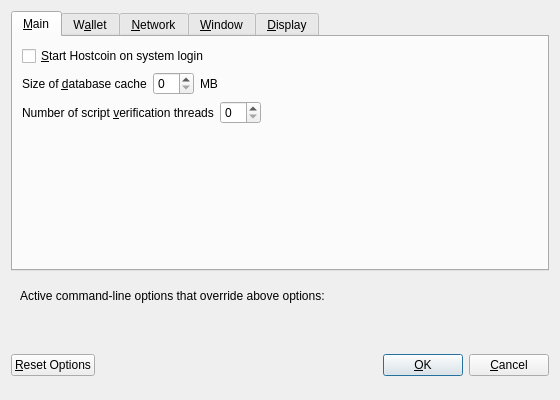
<?xml version="1.0" encoding="UTF-8"?>
<ui version="4.0">
 <class>OptionsDialog</class>
 <widget class="QDialog" name="OptionsDialog">
  <property name="geometry">
   <rect>
    <x>0</x>
    <y>0</y>
    <width>560</width>
    <height>400</height>
   </rect>
  </property>
  <property name="windowTitle">
   <string>Options</string>
  </property>
  <property name="modal">
   <bool>true</bool>
  </property>
  <layout class="QVBoxLayout" name="verticalLayout">
   <item>
    <widget class="QTabWidget" name="tabWidget">
     <property name="currentIndex">
      <number>0</number>
     </property>
     <widget class="QWidget" name="tabMain">
      <attribute name="title">
       <string>&amp;Main</string>
      </attribute>
      <layout class="QVBoxLayout" name="verticalLayout_Main">
       <item>
        <widget class="QCheckBox" name="bitcoinAtStartup">
         <property name="toolTip">
          <string>Automatically start Hostcoin after logging in to the system.</string>
         </property>
         <property name="text">
          <string>&amp;Start Hostcoin on system login</string>
         </property>
        </widget>
       </item>
       <item>
        <layout class="QHBoxLayout" name="horizontalLayout_2_Main">
         <item>
          <widget class="QLabel" name="databaseCacheLabel">
           <property name="text">
            <string>Size of &amp;database cache</string>
           </property>
           <property name="textFormat">
            <enum>Qt::PlainText</enum>
           </property>
           <property name="buddy">
            <cstring>databaseCache</cstring>
           </property>
          </widget>
         </item>
         <item>
          <widget class="QSpinBox" name="databaseCache"/>
         </item>
         <item>
          <widget class="QLabel" name="databaseCacheUnitLabel">
           <property name="text">
            <string>MB</string>
           </property>
           <property name="textFormat">
            <enum>Qt::PlainText</enum>
           </property>
          </widget>
         </item>
         <item>
          <spacer name="horizontalSpacer_2_Main">
           <property name="orientation">
            <enum>Qt::Horizontal</enum>
           </property>
           <property name="sizeHint" stdset="0">
            <size>
             <width>40</width>
             <height>20</height>
            </size>
           </property>
          </spacer>
         </item>
        </layout>
       </item>
       <item>
        <layout class="QHBoxLayout" name="horizontalLayout_3_Main">
         <item>
          <widget class="QLabel" name="threadsScriptVerifLabel">
           <property name="text">
            <string>Number of script &amp;verification threads</string>
           </property>
           <property name="textFormat">
            <enum>Qt::PlainText</enum>
           </property>
           <property name="buddy">
            <cstring>threadsScriptVerif</cstring>
           </property>
          </widget>
         </item>
         <item>
          <widget class="QSpinBox" name="threadsScriptVerif">
           <property name="toolTip">
            <string>(0 = auto, &lt;0 = leave that many cores free)</string>
           </property>
          </widget>
         </item>
         <item>
          <spacer name="horizontalSpacer_3_Main">
           <property name="orientation">
            <enum>Qt::Horizontal</enum>
           </property>
           <property name="sizeHint" stdset="0">
            <size>
             <width>40</width>
             <height>20</height>
            </size>
           </property>
          </spacer>
         </item>
        </layout>
       </item>
       <item>
        <spacer name="verticalSpacer_Main">
         <property name="orientation">
          <enum>Qt::Vertical</enum>
         </property>
         <property name="sizeHint" stdset="0">
          <size>
           <width>20</width>
           <height>40</height>
          </size>
         </property>
        </spacer>
       </item>
      </layout>
     </widget>
     <widget class="QWidget" name="tabWallet">
      <attribute name="title">
       <string>W&amp;allet</string>
      </attribute>
      <layout class="QVBoxLayout" name="verticalLayout_Wallet">
       <item>
        <widget class="QLabel" name="transactionFeeInfoLabel">
         <property name="text">
          <string>Optional transaction fee per kB that helps make sure your transactions are processed quickly. Most transactions are 1 kB.</string>
         </property>
         <property name="textFormat">
          <enum>Qt::PlainText</enum>
         </property>
         <property name="wordWrap">
          <bool>true</bool>
         </property>
        </widget>
       </item>
       <item>
        <layout class="QHBoxLayout" name="horizontalLayout_1_Wallet">
         <item>
          <widget class="QLabel" name="transactionFeeLabel">
           <property name="text">
            <string>Pay transaction &amp;fee</string>
           </property>
           <property name="textFormat">
            <enum>Qt::PlainText</enum>
           </property>
           <property name="buddy">
            <cstring>transactionFee</cstring>
           </property>
          </widget>
         </item>
         <item>
          <widget class="BitcoinAmountField" name="transactionFee"/>
         </item>
         <item>
          <spacer name="horizontalSpacer_1_Wallet">
           <property name="orientation">
            <enum>Qt::Horizontal</enum>
           </property>
           <property name="sizeHint" stdset="0">
            <size>
             <width>40</width>
             <height>20</height>
            </size>
           </property>
          </spacer>
         </item>
        </layout>
       </item>
       <item>
        <spacer name="verticalSpacer_Wallet">
         <property name="orientation">
          <enum>Qt::Vertical</enum>
         </property>
         <property name="sizeHint" stdset="0">
          <size>
           <width>20</width>
           <height>40</height>
          </size>
         </property>
        </spacer>
       </item>
       <item>
        <widget class="QGroupBox" name="groupBox">
         <property name="title">
          <string>Expert</string>
         </property>
         <layout class="QVBoxLayout" name="verticalLayout_2">
          <item>
           <widget class="QCheckBox" name="coinControlFeatures">
            <property name="toolTip">
             <string>Whether to show coin control features or not.</string>
            </property>
            <property name="text">
             <string>Enable coin &amp;control features</string>
            </property>
           </widget>
          </item>
          <item>
           <widget class="QCheckBox" name="spendZeroConfChange">
            <property name="toolTip">
             <string>If you disable the spending of unconfirmed change, the change from a transaction cannot be used until that transaction has at least one confirmation. This also affects how your balance is computed.</string>
            </property>
            <property name="text">
             <string>&amp;Spend unconfirmed change</string>
            </property>
           </widget>
          </item>
         </layout>
        </widget>
       </item>
      </layout>
     </widget>
     <widget class="QWidget" name="tabNetwork">
      <attribute name="title">
       <string>&amp;Network</string>
      </attribute>
      <layout class="QVBoxLayout" name="verticalLayout_Network">
       <item>
        <widget class="QCheckBox" name="mapPortUpnp">
         <property name="toolTip">
          <string>Automatically open the Hostcoin client port on the router. This only works when your router supports UPnP and it is enabled.</string>
         </property>
         <property name="text">
          <string>Map port using &amp;UPnP</string>
         </property>
        </widget>
       </item>
       <item>
        <widget class="QCheckBox" name="connectSocks">
         <property name="toolTip">
          <string>Connect to the Hostcoin network through a SOCKS proxy.</string>
         </property>
         <property name="text">
          <string>&amp;Connect through SOCKS proxy (default proxy):</string>
         </property>
        </widget>
       </item>
       <item>
        <layout class="QHBoxLayout" name="horizontalLayout_1_Network">
         <item>
          <widget class="QLabel" name="proxyIpLabel">
           <property name="text">
            <string>Proxy &amp;IP:</string>
           </property>
           <property name="textFormat">
            <enum>Qt::PlainText</enum>
           </property>
           <property name="buddy">
            <cstring>proxyIp</cstring>
           </property>
          </widget>
         </item>
         <item>
          <widget class="QValidatedLineEdit" name="proxyIp">
           <property name="minimumSize">
            <size>
             <width>140</width>
             <height>0</height>
            </size>
           </property>
           <property name="maximumSize">
            <size>
             <width>140</width>
             <height>16777215</height>
            </size>
           </property>
           <property name="toolTip">
            <string>IP address of the proxy (e.g. IPv4: 127.0.0.1 / IPv6: ::1)</string>
           </property>
          </widget>
         </item>
         <item>
          <widget class="QLabel" name="proxyPortLabel">
           <property name="text">
            <string>&amp;Port:</string>
           </property>
           <property name="textFormat">
            <enum>Qt::PlainText</enum>
           </property>
           <property name="buddy">
            <cstring>proxyPort</cstring>
           </property>
          </widget>
         </item>
         <item>
          <widget class="QLineEdit" name="proxyPort">
           <property name="minimumSize">
            <size>
             <width>55</width>
             <height>0</height>
            </size>
           </property>
           <property name="maximumSize">
            <size>
             <width>55</width>
             <height>16777215</height>
            </size>
           </property>
           <property name="toolTip">
            <string>Port of the proxy (e.g. 9050)</string>
           </property>
          </widget>
         </item>
         <item>
          <widget class="QLabel" name="socksVersionLabel">
           <property name="text">
            <string>SOCKS &amp;Version:</string>
           </property>
           <property name="textFormat">
            <enum>Qt::PlainText</enum>
           </property>
           <property name="buddy">
            <cstring>socksVersion</cstring>
           </property>
          </widget>
         </item>
         <item>
          <widget class="QValueComboBox" name="socksVersion">
           <property name="toolTip">
            <string>SOCKS version of the proxy (e.g. 5)</string>
           </property>
          </widget>
         </item>
         <item>
          <spacer name="horizontalSpacer_1_Network">
           <property name="orientation">
            <enum>Qt::Horizontal</enum>
           </property>
           <property name="sizeHint" stdset="0">
            <size>
             <width>40</width>
             <height>20</height>
            </size>
           </property>
          </spacer>
         </item>
        </layout>
       </item>
       <item>
        <spacer name="verticalSpacer_Network">
         <property name="orientation">
          <enum>Qt::Vertical</enum>
         </property>
         <property name="sizeHint" stdset="0">
          <size>
           <width>20</width>
           <height>40</height>
          </size>
         </property>
        </spacer>
       </item>
      </layout>
     </widget>
     <widget class="QWidget" name="tabWindow">
      <attribute name="title">
       <string>&amp;Window</string>
      </attribute>
      <layout class="QVBoxLayout" name="verticalLayout_Window">
       <item>
        <widget class="QCheckBox" name="minimizeToTray">
         <property name="toolTip">
          <string>Show only a tray icon after minimizing the window.</string>
         </property>
         <property name="text">
          <string>&amp;Minimize to the tray instead of the taskbar</string>
         </property>
        </widget>
       </item>
       <item>
        <widget class="QCheckBox" name="minimizeOnClose">
         <property name="toolTip">
          <string>Minimize instead of exit the application when the window is closed. When this option is enabled, the application will be closed only after selecting Quit in the menu.</string>
         </property>
         <property name="text">
          <string>M&amp;inimize on close</string>
         </property>
        </widget>
       </item>
       <item>
        <spacer name="verticalSpacer_Window">
         <property name="orientation">
          <enum>Qt::Vertical</enum>
         </property>
         <property name="sizeHint" stdset="0">
          <size>
           <width>20</width>
           <height>40</height>
          </size>
         </property>
        </spacer>
       </item>
      </layout>
     </widget>
     <widget class="QWidget" name="tabDisplay">
      <attribute name="title">
       <string>&amp;Display</string>
      </attribute>
      <layout class="QVBoxLayout" name="verticalLayout_Display">
       <item>
        <layout class="QHBoxLayout" name="horizontalLayout_1_Display">
         <item>
          <widget class="QLabel" name="langLabel">
           <property name="text">
            <string>User Interface &amp;language:</string>
           </property>
           <property name="textFormat">
            <enum>Qt::PlainText</enum>
           </property>
           <property name="buddy">
            <cstring>lang</cstring>
           </property>
          </widget>
         </item>
         <item>
          <widget class="QValueComboBox" name="lang">
           <property name="toolTip">
            <string>The user interface language can be set here. This setting will take effect after restarting Hostcoin.</string>
           </property>
          </widget>
         </item>
        </layout>
       </item>
       <item>
        <layout class="QHBoxLayout" name="horizontalLayout_2_Display">
         <item>
          <widget class="QLabel" name="unitLabel">
           <property name="text">
            <string>&amp;Unit to show amounts in:</string>
           </property>
           <property name="textFormat">
            <enum>Qt::PlainText</enum>
           </property>
           <property name="buddy">
            <cstring>unit</cstring>
           </property>
          </widget>
         </item>
         <item>
          <widget class="QValueComboBox" name="unit">
           <property name="toolTip">
            <string>Choose the default subdivision unit to show in the interface and when sending coins.</string>
           </property>
          </widget>
         </item>
        </layout>
       </item>
       <item>
        <widget class="QCheckBox" name="displayAddresses">
         <property name="toolTip">
          <string>Whether to show Hostcoin addresses in the transaction list or not.</string>
         </property>
         <property name="text">
          <string>&amp;Display addresses in transaction list</string>
         </property>
        </widget>
       </item>
       <item>
        <layout class="QHBoxLayout" name="horizontalLayout_3_Display">
         <item>
          <widget class="QLabel" name="thirdPartyTxUrlsLabel">
           <property name="toolTip">
            <string>Third party URLs (e.g. a block explorer) that appear in the transactions tab as context menu items. %s in the URL is replaced by transaction hash. Multiple URLs are separated by vertical bar |.</string>
           </property>
           <property name="text">
            <string>Third party transaction URLs</string>
           </property>
           <property name="buddy">
            <cstring>thirdPartyTxUrls</cstring>
           </property>
          </widget>
         </item>
         <item>
          <widget class="QLineEdit" name="thirdPartyTxUrls">
           <property name="toolTip">
            <string>Third party URLs (e.g. a block explorer) that appear in the transactions tab as context menu items. %s in the URL is replaced by transaction hash. Multiple URLs are separated by vertical bar |.</string>
           </property>
          </widget>
         </item>
        </layout>
       </item>
       <item>
        <spacer name="verticalSpacer_Display">
         <property name="orientation">
          <enum>Qt::Vertical</enum>
         </property>
         <property name="sizeHint" stdset="0">
          <size>
           <width>20</width>
           <height>40</height>
          </size>
         </property>
        </spacer>
       </item>
      </layout>
     </widget>
    </widget>
   </item>
   <item>
    <widget class="QFrame" name="frame">
     <layout class="QVBoxLayout" name="verticalLayout_Bottom">
      <item>
       <layout class="QHBoxLayout" name="horizontalLayout_Bottom">
        <item>
         <widget class="QLabel" name="overriddenByCommandLineInfoLabel">
          <property name="text">
           <string>Active command-line options that override above options:</string>
          </property>
          <property name="textFormat">
           <enum>Qt::PlainText</enum>
          </property>
         </widget>
        </item>
        <item>
         <spacer name="horizontalSpacer_Bottom">
          <property name="orientation">
           <enum>Qt::Horizontal</enum>
          </property>
          <property name="sizeHint" stdset="0">
           <size>
            <width>40</width>
            <height>20</height>
           </size>
          </property>
         </spacer>
        </item>
       </layout>
      </item>
      <item>
       <widget class="QLabel" name="overriddenByCommandLineLabel">
        <property name="text">
         <string/>
        </property>
        <property name="textFormat">
         <enum>Qt::PlainText</enum>
        </property>
        <property name="wordWrap">
         <bool>true</bool>
        </property>
       </widget>
      </item>
     </layout>
    </widget>
   </item>
   <item>
    <layout class="QHBoxLayout" name="horizontalLayout_Buttons">
     <item>
      <widget class="QPushButton" name="resetButton">
       <property name="toolTip">
        <string>Reset all client options to default.</string>
       </property>
       <property name="text">
        <string>&amp;Reset Options</string>
       </property>
       <property name="autoDefault">
        <bool>false</bool>
       </property>
      </widget>
     </item>
     <item>
      <spacer name="horizontalSpacer_1">
       <property name="orientation">
        <enum>Qt::Horizontal</enum>
       </property>
       <property name="sizeHint" stdset="0">
        <size>
         <width>40</width>
         <height>48</height>
        </size>
       </property>
      </spacer>
     </item>
     <item>
      <widget class="QLabel" name="statusLabel">
       <property name="minimumSize">
        <size>
         <width>200</width>
         <height>0</height>
        </size>
       </property>
       <property name="font">
        <font>
         <weight>75</weight>
         <bold>true</bold>
        </font>
       </property>
       <property name="text">
        <string/>
       </property>
       <property name="textFormat">
        <enum>Qt::PlainText</enum>
       </property>
       <property name="wordWrap">
        <bool>true</bool>
       </property>
      </widget>
     </item>
     <item>
      <spacer name="horizontalSpacer_2">
       <property name="orientation">
        <enum>Qt::Horizontal</enum>
       </property>
       <property name="sizeHint" stdset="0">
        <size>
         <width>40</width>
         <height>48</height>
        </size>
       </property>
      </spacer>
     </item>
     <item>
      <widget class="QPushButton" name="okButton">
       <property name="text">
        <string>&amp;OK</string>
       </property>
      </widget>
     </item>
     <item>
      <widget class="QPushButton" name="cancelButton">
       <property name="text">
        <string>&amp;Cancel</string>
       </property>
       <property name="autoDefault">
        <bool>false</bool>
       </property>
      </widget>
     </item>
    </layout>
   </item>
  </layout>
 </widget>
 <customwidgets>
  <customwidget>
   <class>BitcoinAmountField</class>
   <extends>QLineEdit</extends>
   <header>bitcoinamountfield.h</header>
   <container>1</container>
  </customwidget>
  <customwidget>
   <class>QValidatedLineEdit</class>
   <extends>QLineEdit</extends>
   <header>qvalidatedlineedit.h</header>
  </customwidget>
  <customwidget>
   <class>QValueComboBox</class>
   <extends>QComboBox</extends>
   <header>qvaluecombobox.h</header>
  </customwidget>
 </customwidgets>
 <resources/>
 <connections/>
</ui>
